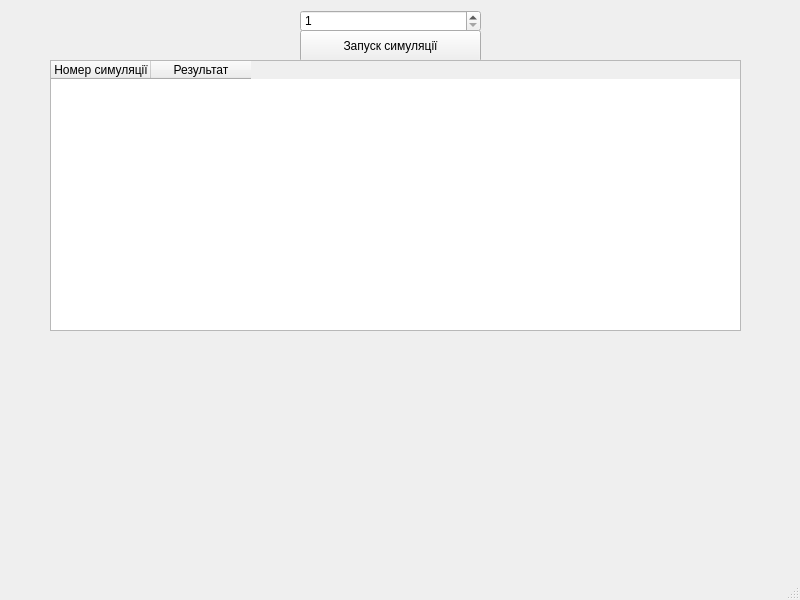
<?xml version="1.0" encoding="UTF-8"?>
<ui version="4.0">
 <class>SimulationWindow</class>
 <widget class="QMainWindow" name="SimulationWindow">
  <property name="geometry">
   <rect>
    <x>0</x>
    <y>0</y>
    <width>800</width>
    <height>600</height>
   </rect>
  </property>
  <property name="windowTitle">
   <string>MainWindow</string>
  </property>
  <widget class="QWidget" name="centralwidget">
   <widget class="QSpinBox" name="simulationCountSpinBox">
    <property name="geometry">
     <rect>
      <x>300</x>
      <y>10</y>
      <width>181</width>
      <height>22</height>
     </rect>
    </property>
    <property name="specialValueText">
     <string/>
    </property>
    <property name="prefix">
     <string/>
    </property>
    <property name="minimum">
     <number>1</number>
    </property>
    <property name="maximum">
     <number>10000</number>
    </property>
   </widget>
   <widget class="QPushButton" name="btnStartSimulation">
    <property name="geometry">
     <rect>
      <x>300</x>
      <y>30</y>
      <width>181</width>
      <height>32</height>
     </rect>
    </property>
    <property name="text">
     <string>Запуск симуляції</string>
    </property>
   </widget>
   <widget class="QTableWidget" name="resultsTable">
    <property name="geometry">
     <rect>
      <x>50</x>
      <y>60</y>
      <width>691</width>
      <height>271</height>
     </rect>
    </property>
    <column>
     <property name="text">
      <string>Номер симуляції</string>
     </property>
    </column>
    <column>
     <property name="text">
      <string>Результат</string>
     </property>
    </column>
   </widget>
  </widget>
  <widget class="QMenuBar" name="menubar">
   <property name="geometry">
    <rect>
     <x>0</x>
     <y>0</y>
     <width>800</width>
     <height>24</height>
    </rect>
   </property>
  </widget>
  <widget class="QStatusBar" name="statusbar"/>
 </widget>
 <resources/>
 <connections/>
</ui>
